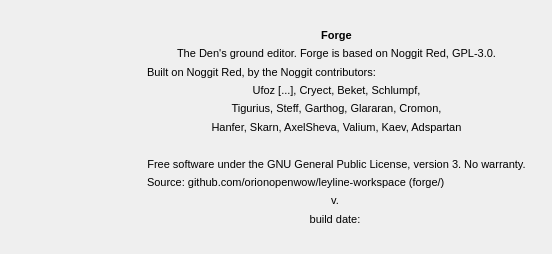
<?xml version="1.0" encoding="UTF-8"?>
<!-- Modified for Forge (see CHANGES-FROM-NOGGIT-RED.md). -->
<ui version="4.0">
 <class>About</class>
 <widget class="QWidget" name="About">
  <property name="geometry">
   <rect>
    <x>0</x>
    <y>0</y>
    <width>552</width>
    <height>254</height>
   </rect>
  </property>
  <property name="font">
   <font>
    <pointsize>8</pointsize>
    <weight>50</weight>
    <bold>false</bold>
   </font>
  </property>
  <property name="windowTitle">
   <string>About</string>
  </property>
  <property name="windowIcon">
   <iconset>
    <normalon>:/icon</normalon>
   </iconset>
  </property>
  <layout class="QHBoxLayout" name="horizontalLayout_2">
   <item>
    <layout class="QHBoxLayout" name="horizontalLayout">
     <property name="leftMargin">
      <number>30</number>
     </property>
     <property name="topMargin">
      <number>0</number>
     </property>
     <property name="rightMargin">
      <number>0</number>
     </property>
     <property name="bottomMargin">
      <number>0</number>
     </property>
     <item>
      <widget class="QLabel" name="label">
       <property name="maximumSize">
        <size>
         <width>150</width>
         <height>150</height>
        </size>
       </property>
       <property name="text">
        <string/>
       </property>
       <property name="pixmap">
        <pixmap resource="../../../resources/resources.qrc">:/icon</pixmap>
       </property>
       <property name="scaledContents">
        <bool>true</bool>
       </property>
       <property name="alignment">
        <set>Qt::AlignCenter</set>
       </property>
      </widget>
     </item>
     <item>
      <layout class="QVBoxLayout" name="verticalLayout">
       <property name="spacing">
        <number>0</number>
       </property>
       <property name="leftMargin">
        <number>15</number>
       </property>
       <property name="topMargin">
        <number>15</number>
       </property>
       <property name="rightMargin">
        <number>15</number>
       </property>
       <property name="bottomMargin">
        <number>15</number>
       </property>
       <item>
        <widget class="QLabel" name="label_2">
         <property name="minimumSize">
          <size>
           <width>0</width>
           <height>18</height>
          </size>
         </property>
         <property name="maximumSize">
          <size>
           <width>16777215</width>
           <height>16777215</height>
          </size>
         </property>
         <property name="font">
          <font>
           <weight>75</weight>
           <bold>true</bold>
          </font>
         </property>
         <property name="text">
          <string>Forge</string>
         </property>
         <property name="alignment">
          <set>Qt::AlignCenter</set>
         </property>
         <property name="margin">
          <number>0</number>
         </property>
        </widget>
       </item>
       <item>
        <widget class="QLabel" name="label_3">
         <property name="minimumSize">
          <size>
           <width>0</width>
           <height>18</height>
          </size>
         </property>
         <property name="maximumSize">
          <size>
           <width>16777215</width>
           <height>16777215</height>
          </size>
         </property>
         <property name="font">
          <font>
           <weight>50</weight>
           <bold>false</bold>
           <underline>false</underline>
           <stylestrategy>PreferDefault</stylestrategy>
           <kerning>true</kerning>
          </font>
         </property>
         <property name="autoFillBackground">
          <bool>false</bool>
         </property>
         <property name="text">
          <string>The Den's ground editor. Forge is based on Noggit Red, GPL-3.0.</string>
         </property>
         <property name="alignment">
          <set>Qt::AlignCenter</set>
         </property>
        </widget>
       </item>
       <item>
        <widget class="QLabel" name="label_8">
         <property name="minimumSize">
          <size>
           <width>0</width>
           <height>18</height>
          </size>
         </property>
         <property name="text">
          <string>Built on Noggit Red, by the Noggit contributors:</string>
         </property>
        </widget>
       </item>
       <item>
        <widget class="QLabel" name="label_4">
         <property name="minimumSize">
          <size>
           <width>0</width>
           <height>18</height>
          </size>
         </property>
         <property name="text">
          <string>Ufoz [...], Cryect, Beket, Schlumpf,</string>
         </property>
         <property name="alignment">
          <set>Qt::AlignCenter</set>
         </property>
        </widget>
       </item>
       <item>
        <widget class="QLabel" name="label_5">
         <property name="minimumSize">
          <size>
           <width>0</width>
           <height>18</height>
          </size>
         </property>
         <property name="text">
          <string>Tigurius, Steff, Garthog, Glararan, Cromon,</string>
         </property>
         <property name="alignment">
          <set>Qt::AlignCenter</set>
         </property>
        </widget>
       </item>
       <item>
        <widget class="QLabel" name="label_6">
         <property name="minimumSize">
          <size>
           <width>0</width>
           <height>18</height>
          </size>
         </property>
         <property name="text">
          <string>Hanfer, Skarn, AxelSheva, Valium, Kaev, Adspartan</string>
         </property>
         <property name="alignment">
          <set>Qt::AlignCenter</set>
         </property>
        </widget>
       </item>
       <item>
        <widget class="QLabel" name="label_9">
         <property name="minimumSize">
          <size>
           <width>0</width>
           <height>18</height>
          </size>
         </property>
         <property name="text">
          <string/>
         </property>
        </widget>
       </item>
       <item>
        <widget class="QLabel" name="label_7">
         <property name="minimumSize">
          <size>
           <width>0</width>
           <height>18</height>
          </size>
         </property>
         <property name="text">
          <string>Free software under the GNU General Public License, version 3. No warranty.</string>
         </property>
         <property name="alignment">
          <set>Qt::AlignCenter</set>
         </property>
        </widget>
       </item>
       <item>
        <widget class="QLabel" name="label_10">
         <property name="minimumSize">
          <size>
           <width>0</width>
           <height>18</height>
          </size>
         </property>
         <property name="text">
          <string>Source: github.com/orionopenwow/leyline-workspace (forge/)</string>
         </property>
        </widget>
       </item>
       <item>
        <widget class="QLabel" name="version">
         <property name="minimumSize">
          <size>
           <width>0</width>
           <height>18</height>
          </size>
         </property>
         <property name="text">
          <string>v. </string>
         </property>
         <property name="alignment">
          <set>Qt::AlignCenter</set>
         </property>
        </widget>
       </item>
       <item>
        <widget class="QLabel" name="build_date">
         <property name="minimumSize">
          <size>
           <width>0</width>
           <height>18</height>
          </size>
         </property>
         <property name="text">
          <string>build date: </string>
         </property>
         <property name="alignment">
          <set>Qt::AlignCenter</set>
         </property>
        </widget>
       </item>
      </layout>
     </item>
    </layout>
   </item>
  </layout>
 </widget>
 <resources>
  <include location="../../../resources/resources.qrc"/>
 </resources>
 <connections/>
</ui>
